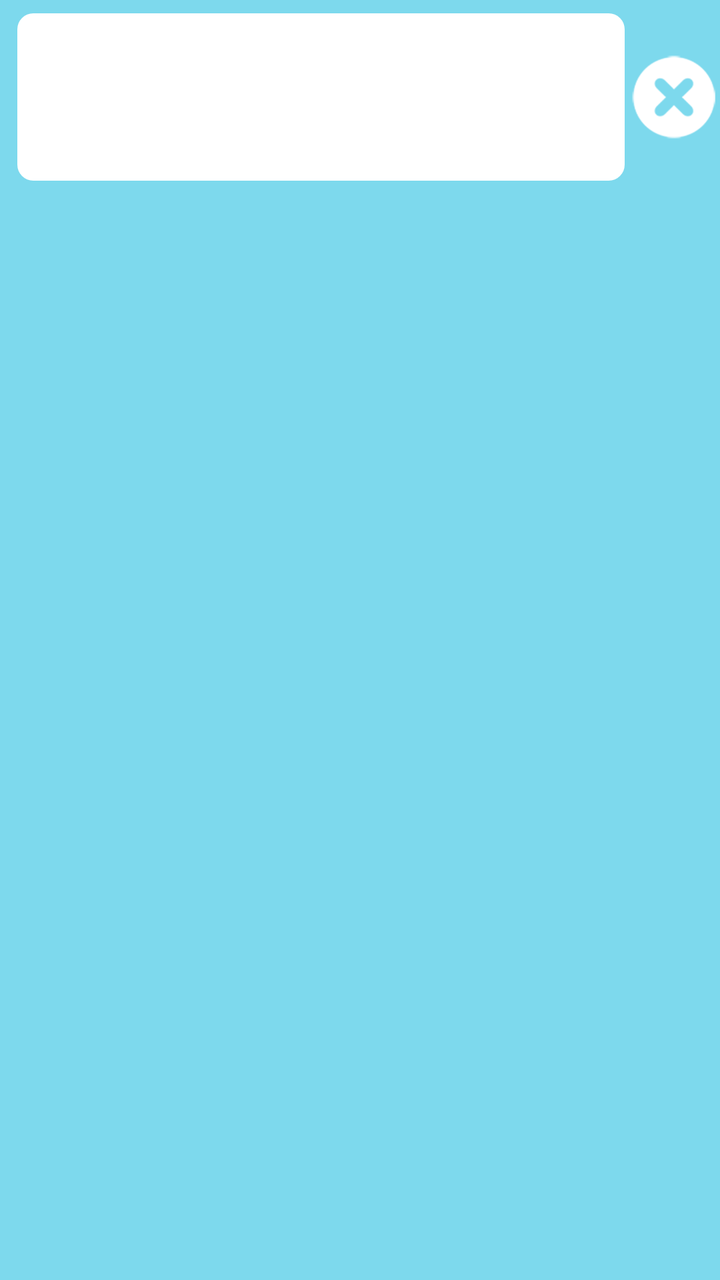
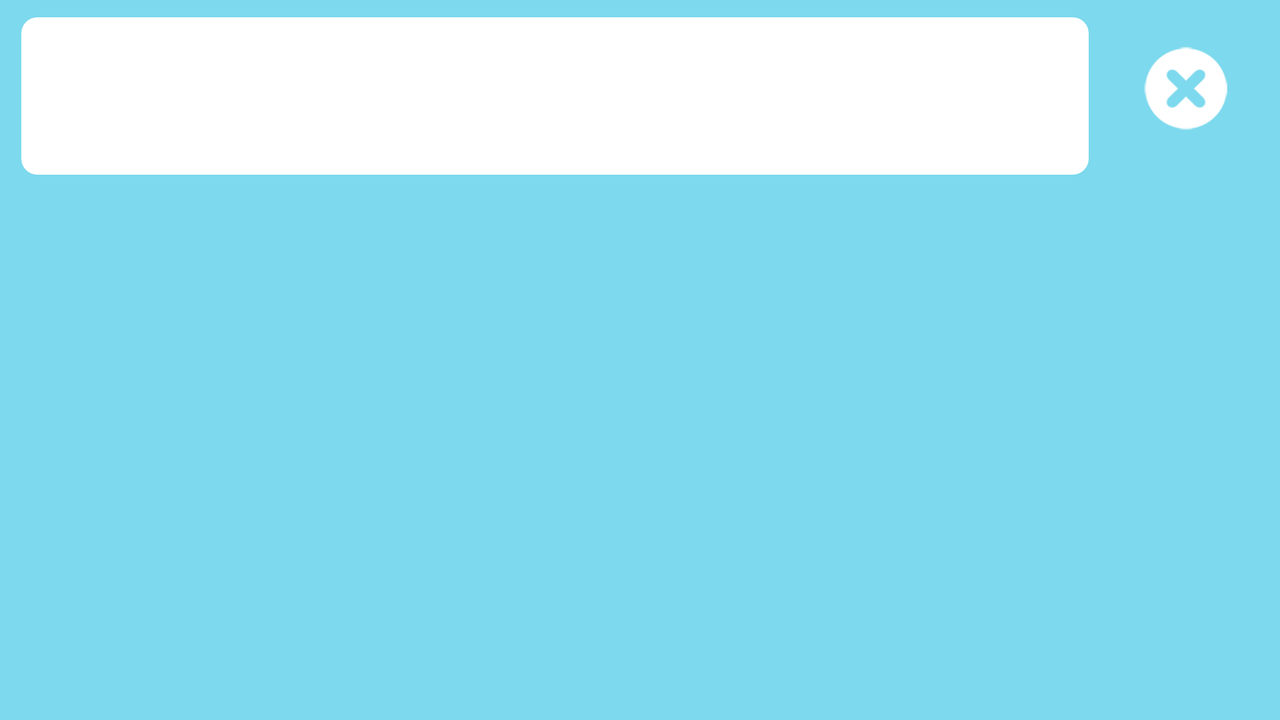

Compare how this app lays out the same screen by default and in its alternative resource folder. The renders come first, then the two layout files and the values they reference.
<!-- AndroidManifest.xml: application theme AppTheme -->
<!-- res/layout/activity_main_screen.xml -->
<?xml version="1.0" encoding="utf-8"?>
<RelativeLayout xmlns:android="http://schemas.android.com/apk/res/android"
    xmlns:tools="http://schemas.android.com/tools"
    android:layout_width="match_parent"
    android:layout_height="match_parent"
    xmlns:app="http://schemas.android.com/apk/res-auto"
    android:background="#7dd9ed"
    tools:context="project.allstate.speakitvisualcommunication.MainScreen">

    
    <android.support.v7.widget.RecyclerView
        android:id="@+id/recyclerView"
        android:layout_height="85dp"
        android:layout_width="305dp"
        android:layout_marginLeft="8dp"
        android:layout_marginTop="6dp"
        android:background="@drawable/sentence_builder_border"
        />

    

    
    <ImageButton
        android:id="@+id/deleteB"
        android:layout_width="wrap_content"
        android:layout_height="40dp"
        android:background="#7dd9ed"
        android:src="@drawable/delete"
        android:layout_above="@+id/gridview"
        android:layout_alignParentRight="true"
        android:layout_alignParentEnd="true"
        android:layout_toEndOf="@+id/recyclerView"
        android:layout_alignTop="@+id/recyclerView" />

    
    <GridView
        android:id="@+id/gridview"
        android:layout_width="match_parent"
        android:layout_height="match_parent"
        android:gravity="center"
        android:columnWidth="100dp"
        android:numColumns="2"
        android:verticalSpacing="20dp"
        android:horizontalSpacing="10dp"
        android:paddingTop="6dp"
        android:paddingLeft="10dp"
        android:paddingRight="10dp"
        android:stretchMode="columnWidth"
        android:layout_below="@id/recyclerView"/>


</RelativeLayout>
<!-- resources referenced by this layout -->
<resources>
  <!-- drawable delete: jpg bitmap (drawable-xxxhdpi, 8279 bytes) -->
  <!-- drawable sentence_builder_border (drawable) -->
  <?xml version="1.0" encoding="utf-8"?>
  <shape xmlns:android="http://schemas.android.com/apk/res/android"
      android:shape="rectangle" >
      
      <solid
          android:color="#ffffff" >
  
      </solid>
      
      <stroke
          android:width="1.3dp"
          android:color="@android:color/transparent" >
  
      </stroke>
      
      <corners
          android:radius="8dp"   >
  
      </corners>
  </shape>
  <style name="AppTheme" parent="Theme.AppCompat.Light.DarkActionBar">
          
          <item name="colorPrimary">@color/colorPrimary</item>
          <item name="colorPrimaryDark">@color/colorPrimaryDark</item>
          <item name="colorAccent">@color/colorAccent</item>
      </style>
  <color name="colorPrimary">#3eba64</color>
  <color name="colorPrimaryDark">#389e57</color>
  <color name="colorAccent">#FF4081</color>
</resources>
<!-- res/layout-land/activity_main_screen.xml (the repository's variant of the layout above) -->
<!-- drawn on the phone turned sideways -->
<?xml version="1.0" encoding="utf-8"?>
<RelativeLayout xmlns:android="http://schemas.android.com/apk/res/android"
    xmlns:tools="http://schemas.android.com/tools"
    android:layout_width="match_parent"
    android:layout_height="match_parent"
    android:background="#7dd9ed"
    tools:context="project.allstate.speakitvisualcommunication.MainScreen">

    
    <android.support.v7.widget.RecyclerView
        android:id="@+id/recyclerView"
        android:layout_height="80dp"
        android:layout_width="535dp"
        android:layout_marginLeft="10dp"
        android:layout_marginTop="8dp"
        android:background="@drawable/sentence_builder_border"
        />

    

    
    <ImageButton
        android:id="@+id/deleteB"
        android:layout_width="wrap_content"
        android:layout_height="40dp"
        android:background="#7dd9ed"
        android:src="@drawable/delete"
        android:layout_alignParentEnd="true"
        android:layout_toEndOf="@+id/recyclerView"
        android:layout_above="@+id/gridview"
        android:layout_alignParentTop="true" />

    
    <GridView
        android:id="@+id/gridview"
        android:layout_width="match_parent"
        android:layout_height="590dp"
        android:gravity="center"
        android:columnWidth="100dp"
        android:numColumns="3"
        android:verticalSpacing="15dp"
        android:horizontalSpacing="10dp"
        android:paddingTop="3dp"
        android:paddingLeft="3dp"
        android:paddingRight="3dp"
        android:stretchMode="columnWidth"
        android:layout_below="@id/recyclerView"/>


</RelativeLayout>
